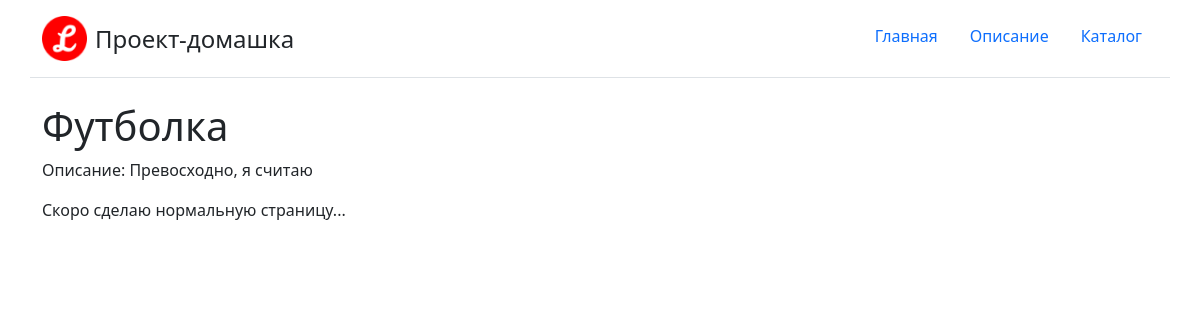
/catalog/2/, run on an earlier commit of the app's database.
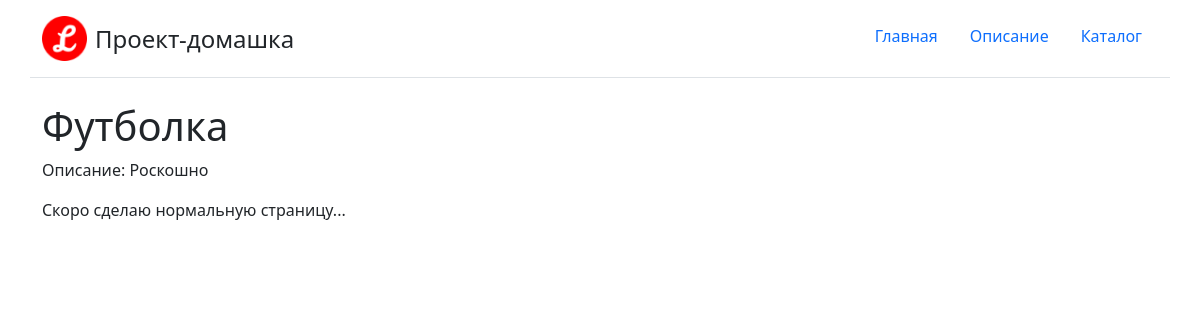
And on a later commit of the database.
### catalog/models.py (models this page shows, shortened)
class Item(ProjectBaseModel):
    text = RichTextField(
        verbose_name='описание',
        validators=[AmazingTextValidator('превосходно', 'роскошно')],
        help_text='Должно создержать слова превосходно или роскошно'
        )
    category = models.ForeignKey(
        'Category', verbose_name='категория', on_delete=models.CASCADE
        )
    tags = models.ManyToManyField('Tag', verbose_name='тег')
    preview = models.ImageField(
        verbose_name='превью', upload_to='uploads/preview/%Y/%m'
        )
    class Meta:
        verbose_name = 'товар'
        verbose_name_plural = 'товары'
    ''' Метод, масштабирующий превью до размера 300x300 '''

### catalog/views.py (the view)
class ItemDetail(DetailView):
    template_name = "catalog/item_detail.html"
    model = Item
    pk_url_kwarg = "item_id"
    context_object_name = "item"
    extra_context = {
        'title_name': 'Детали предмета'
    }

### Core/templatetags/MenuManager.py (called while the page is built)
@register.inclusion_tag('header.html')
def get_main_menu(request):
    menu = []
    for elem in Menus.main_menu:
        elem.is_active = elem.url_name == request.resolver_match.view_name
        menu.append(elem)
    return {"menu": menu}

### templates/catalog/item_detail.html
{% extends 'base.html' %}
{% block content %}
<div class="container">
    <div>
        <h1>{{ item.name }}</h1>
        <p>Описание: {{ item.text|safe }}</p>
    </div>
    Скоро сделаю нормальную страницу...
</div>
{% endblock content %}

What changed in the data, as far as the page shows it:
changed Item "Футболка": text "Превосходно, я считаю" → "Роскошно"
